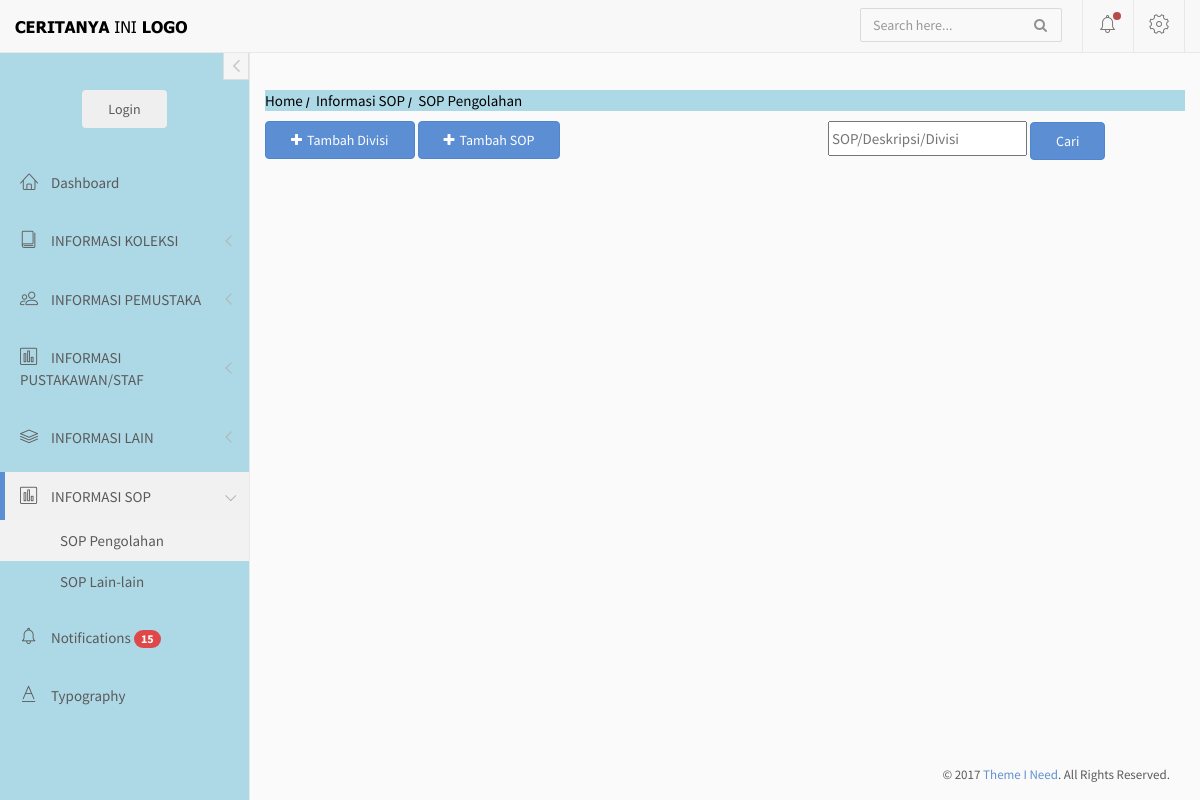
Before: /index.php/sop/pengolahan with the older database file.
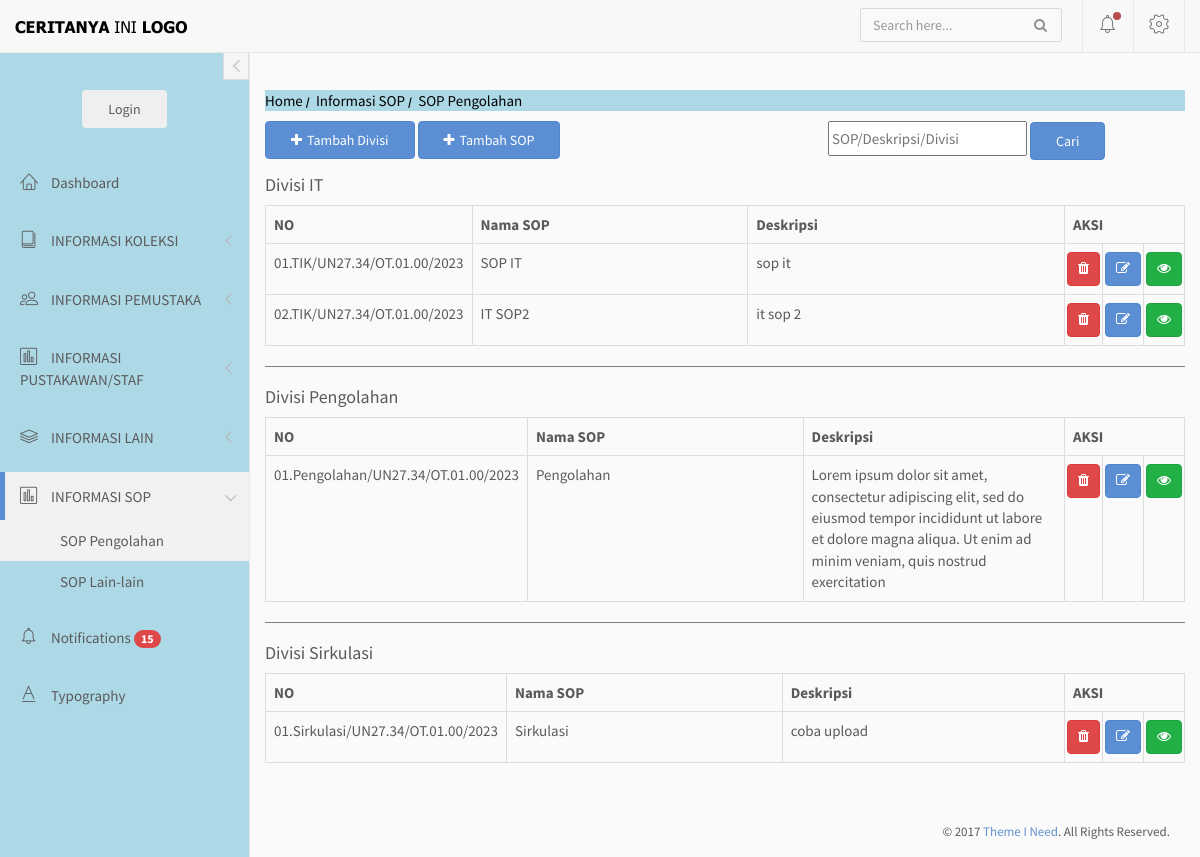
After: the same page with the newer database file.
### tables this page shows
CREATE TABLE `list_sop` (
  `id` int(10) NOT NULL,
  `id_divisi` int(5) NOT NULL,
  `nomor` varchar(40) NOT NULL,
  `nama_sop` varchar(255) NOT NULL,
  `deskripsi` varchar(255) NOT NULL,
  `file` varchar(500) NOT NULL
);

CREATE TABLE `tbl_divisi_sop` (
  `id` int(5) NOT NULL,
  `divisi` varchar(50) NOT NULL
);

### application/controllers/sop.php (called while the page is built, shortened)
<?php
    Class Sop extends CI_Controller{
        public function __construct(){
            $this->load->model('m_main');
        }
        public function pengolahan(){
            $data['divisi'] = $this->m_main->get_divisi_sop();
            $data['keyword'] = $this->input->get('keyword');
            if(!empty($this->input->get('keyword'))){
                $data['sop'] = $this->m_main->search_sop($data['keyword']);
            }else{
                $data['sop']= $this->m_main->get_sop();
            }
            $this->load->view('diffdash/header');
            $this->load->view('diffdash/sidebar');
            $this->load->view('sop/v_sop',$data);
            $this->load->view('diffdash/footer');
        }
    }
?>

### index.php (called while the page is built, shortened)
<?php
require_once BASEPATH.'core/CodeIgniter.php';

### application/models/m_main.php (called while the page is built, shortened)
<?php
    class M_main extends CI_Model{
        public function get_sop(){
            return $this->db->query("SELECT sp.*, tds.divisi FROM list_sop AS sp left join tbl_divisi_sop AS tds ON sp.id_divisi = tds.id order by id_divisi,nomor")->result();
        }
    }
?>

### application/views/sop/v_sop.php (the view, shortened to what this page needs)
<div>
    <nav class="crumbs">
        <ol>
            <li class="crumb"><a href="<?=base_url()?>">Home</a></li>
            <li class="crumb"><a href="#">Informasi SOP</a></li>
            <li class="crumb">SOP Pengolahan</li>
        </ol>
    </nav>
<div>
<?php $a=0; ?>
<div style="float:left;">
  <button class="btn btn-primary" style="margin-bottom : 10px" data-toggle="modal" data-target="#tambahdivisi"><i class="fa fa-plus"></i>Tambah Divisi</button>
  <button class="btn btn-primary" style="margin-bottom : 10px" data-toggle="modal" data-target="#tambahsop"><i class="fa fa-plus"></i>Tambah SOP</button>
</div>
<div style="float:right;">
  <form action="" method="GET" style="flex-direction: row; width:360px">
      <div class="form-group">
        <input class="search-right" type="text" name="keyword" placeholder="SOP/Deskripsi/Divisi" value="<?= html_escape($keyword) ?>">
        <input type="submit" value="Cari" class="btn btn-primary">
      </div>
  </form>
</div>
<div style="clear:both;">
    <?php foreach ($sop as $row) : ?>
      <?php
        if($a != $row->id_divisi){
        if($a != 0){?></table> <hr> <?php } ?>
        <h4>Divisi <?php echo $row->divisi; ?> </h4>
        <table class="table table-bordered">
        <tr>
            <th style="width:5%">NO</th>
            <th style="width:30%">Nama SOP</th>
            <th style="">Deskripsi</th>
            <th colspan=3 style="width:115px">AKSI</th>
        </tr>
      <?php $a=$row->id_divisi; }?>
      <tr>
          <td><?php echo $row->nomor?></td>
          <td><?php echo $row->nama_sop?></td>
          <td><?php echo $row->deskripsi?></td>
          <td class="btnsq" onclick="javascript: return confirm('Anda yakin?')"><?php echo anchor('sop/hapus_sop/'.$row->id, '<div class="btn btn-danger btn-xm" data-toggle="tooltip" data-placement="top" title="Hapus User"><i class="fa fa-trash"></i></div>') ?></td>
          <td class="btnsq"><?php echo anchor('sop/edit_sop/'.$row->id,'<div class="btn btn-primary btn-xm" data-toggle="tooltip" data-placement="top" title="Edit User"><i class="fa fa-edit"></i></div>') ?></td>
          <td class="btnsq" title="Lihat file"><button type="button" class="btn btn-success btn-xm openfile" value="<?=$row->file?>" data-toggle="modal" data-target="#openFile"><i class="fa fa-eye"></i></button></td>
      </tr>
    <?php endforeach;?>
      </table>
</div>
</div>
</div>
</div>

Changed rows visible on the page:
added list_sop: id_divisi.divisi "IT", nomor "01.TIK/UN27.34/OT.01.00/2023", nama_sop "SOP IT", deskripsi "sop it"
added list_sop: nomor "02.TIK/UN27.34/OT.01.00/2023", nama_sop "IT SOP2", deskripsi "it sop 2"
added list_sop: id_divisi.divisi "Pengolahan", nomor "01.Pengolahan/UN27.34/OT.01.00/2023", nama_sop "Pengolahan", deskripsi "Lorem ipsum dolor sit amet, consectetur adipiscing elit, sed do eiusmod tempor incididunt ut labore et dolore magna aliqua. Ut enim ad minim veniam, quis nostrud exercitation"
added list_sop: id_divisi.divisi "Sirkulasi", nomor "01.Sirkulasi/UN27.34/OT.01.00/2023", nama_sop "Sirkulasi", deskripsi "coba upload"
